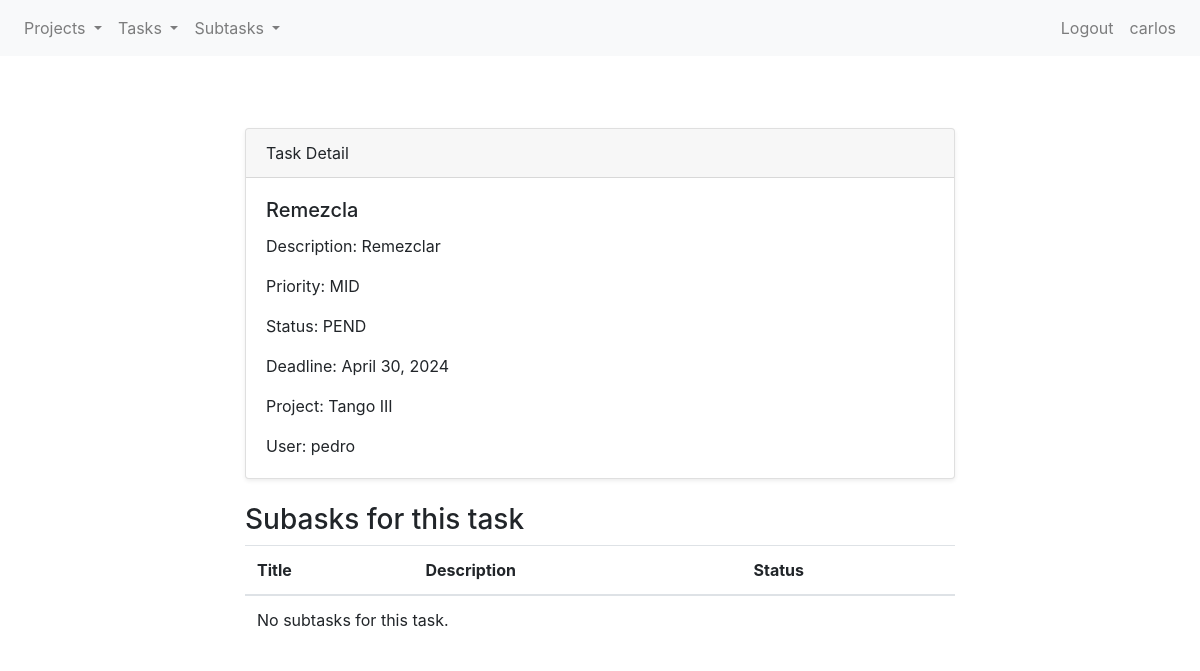
The app's page /projects/tasks/2/detail/ (signed in), older data.
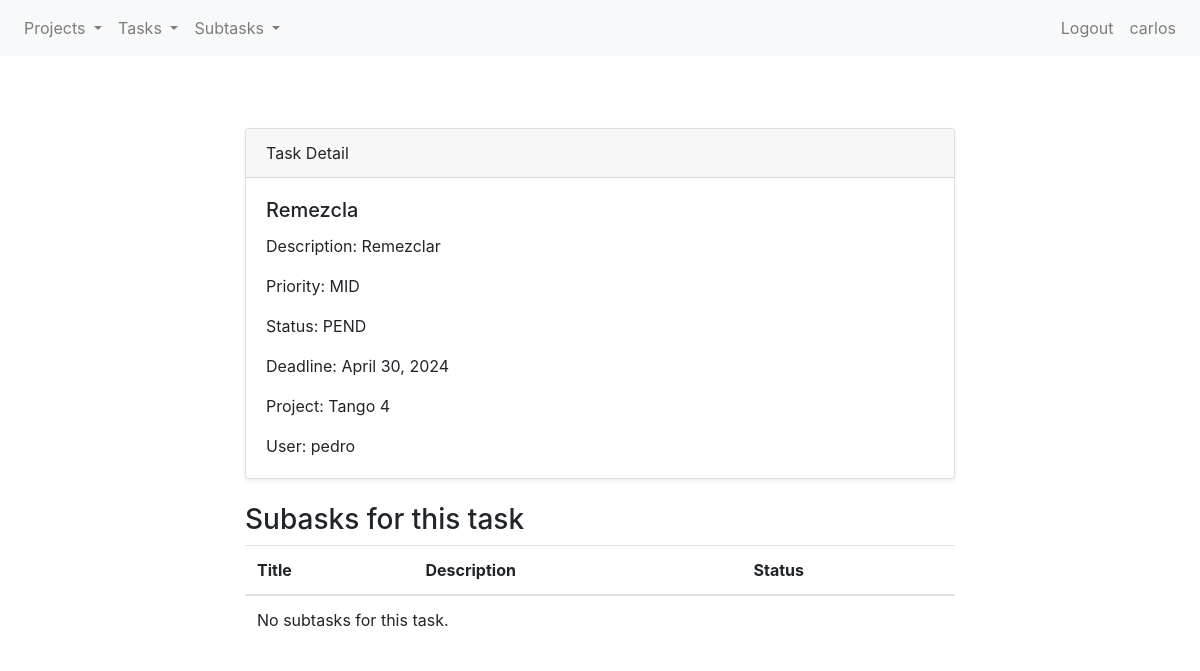
The same page, newer data.
### projects/models.py (models this page shows, shortened)
class Task(models.Model):
    class Priority(models.TextChoices):
        HIGH = 'HI', 'High'
        MEDIUM = 'MID', 'Medium'
        LOW = 'LOW', 'Low'
    class Status(models.TextChoices):
        PENDING = 'PEND', 'Pending'
        ONGOING = 'ON', 'Ongoing'
        FINISHED = 'FIN', 'Finished'
    title = models.CharField(max_length=255)
    description = models.TextField()
    priority = models.CharField(max_length=3,
                                choices=Priority.choices,
                                default=Priority.MEDIUM)
    status = models.CharField(max_length=4,
                                choices=Status.choices,
                                default=Status.PENDING)
    deadline = models.DateField(blank=True, null=True)
    project = models.ForeignKey(Project, on_delete=models.CASCADE, related_name="project")
    user = models.ForeignKey(User, on_delete=models.CASCADE)

class Project(models.Model):
    title = models.CharField(max_length=255)
    deadline = models.DateField(blank=True, null=True)
    user = models.ForeignKey(User, on_delete=models.CASCADE)
    def __str__(self):
        return(f"{self.title}")

### projects/views.py (the view)
# urls.py: path("tasks/<int:pk>/detail/", TaskDetailView.as_view(), name="task-detail"),
class TaskDetailView(LoginRequiredMixin, DetailView):
    model = Task
    template_name = "projects/cbv/task_detail.html"
    context_object_name = "task"

### projects/templates/projects/cbv/task_detail.html
{% extends 'projects/base.html' %} {% block title %}Task Detail{% endblock %} {% block content %}
<section class="py-5">
  <div class="container">
    <div class="row">
      <div class="col-lg-8 mx-auto">
        <div class="card shadow-sm">
          <div class="card-header">Task Detail</div>
          <div class="card-body">
            <h5 class="card-title">{{ task.title }}</h5>
            <p class="card-text">Description: {{ task.description | default:"No description" }}</p>
            <p class="card-text">Priority: {{ task.priority }}</p>
            <p class="card-text">Status: {{ task.status }}</p>
            <p class="card-text">Deadline: {{ task.deadline }}</p>
            <p class="card-text">Project: {{ task.project }}</p>
            <p class="card-text">User: {{ task.user }}</p>
          </div>
        </div>
        <div class="mt-4">
          <h3>Subasks for this task</h3>
          <table class="table">
            <thead>
              <tr>
                <th scope="col">Title</th>
                <th scope="col">Description</th>
                <th scope="col">Status</th>
              </tr>
            </thead>
            <tbody>
              {% for subtask in task.subtasks.all %}
              <tr>
                <td>{{ subtask.title }}</td>
                <td>{{ subtask.description | default:"No description." }}</td>
                <td>{{ subtask.status }}</td>
              </tr>
              {% empty %}
              <tr>
                <td colspan="5">No subtasks for this task.</td>
              </tr>
              {% endfor %}
            </tbody>
          </table>
        </div>
      </div>
    </div>
  </div>
</section>
{% endblock %}

Row changes from the older to the newer data that the page shows:
changed through a linked row, Task "Remezcla": project "Tango III" → "Tango 4"
